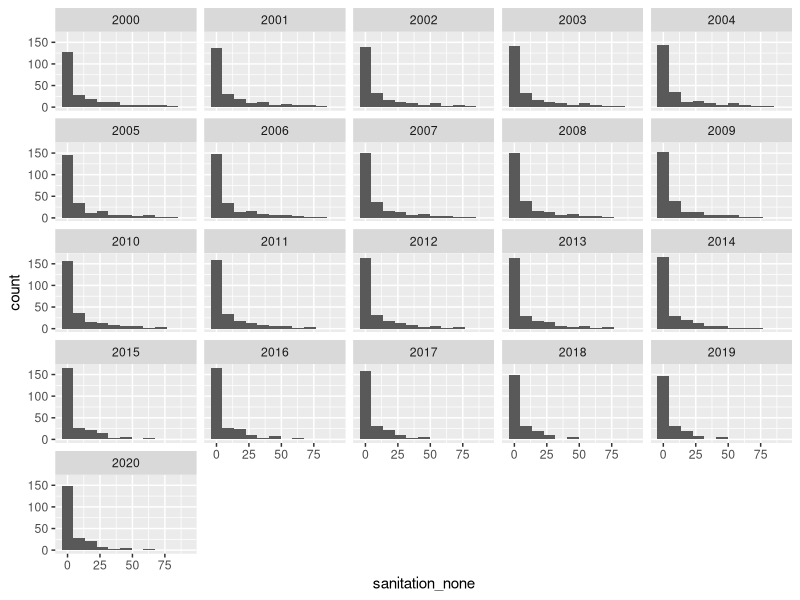

Write R code to recreate this figure.
## ---- chunk 1
library(tidyverse)
wat_san <- read_csv("data/water-and-sanitation.csv")
## ---- chunk 2
ggplot(wat_san, aes(sanitation_none)) +
  geom_histogram(binwidth = 9)+
  facet_wrap(~ Year, ncol = 5)
## ---- chunk 3

## ---- chunk 4

## ---- chunk 5

## ---- chunk 6
  
## ---- chunk 7

